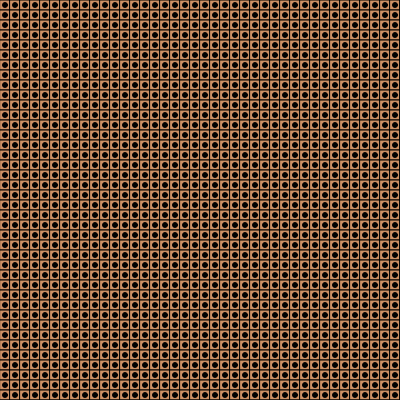
Frame 1 (no input)
Frame 60 (no input): identical to frame 1, image omitted
Frame 120 (the mouse pressed at the canvas centre since frame 60): identical to frame 1, image omitted

The p5.js sketch that drew this single still picture (run headless with seeded random() and noise() and a simulated clock; from frame 60 on, the mouse is pressed at the canvas centre):

// p5.js sketch
// ── sketch.js
var squ = 10;
//var circle = 10;

function setup() {
  createCanvas(400, 400);
  squareDot(5);
}

function draw() {}

function squareDot(circle) {
  for (var i = 0; i <= 400; i += squ) {
    for (var j = 0; j <= 400; j += squ) {
      fill(204, 144, 101);
      rect(i, j, squ, squ);
      fill(0);
      ellipse(i + 5, j + 5, circle, circle);

    }
  }
}
